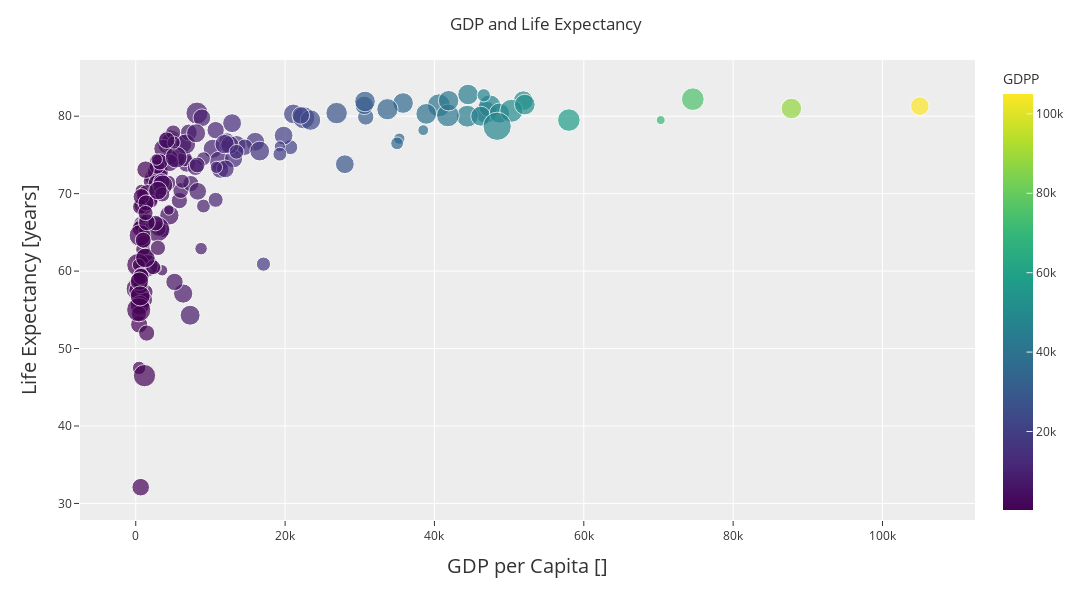

The cell this chart's notebook holds for it:
### Code cell
configure_plotly_collab()

fig = px.scatter(df_3D, x='GDPP', y='LIFE_EXPEC', hover_name='COUNTRY', size='HEALTH', color='GDPP', color_continuous_scale='Viridis')
# color_continuous_scale defines the color scale
fig.update_xaxes(title='GDP per Capita []', title_font=dict(size=20))
fig.update_yaxes(title='Life Expectancy [years]', title_font=dict(size=20))
# title_font defines the size of the title
fig.update_layout(title='GDP and Life Expectancy', width=1200, height=600, template='ggplot2')
# template change title text place and axes
fig.show()

### Figure 1 — Plotly figure (JSON) as saved in the notebook; plotly's stock layout.template omitted (floating-point values rounded to 4 significant figures; data arrays with more than 128 entries replaced by an {"elided": "..."} marker saying what was removed)
{"data": [{"hovertemplate": "<b>%{hovertext}</b><br><br>GDPP=%{marker.color}<br>LIFE_EXPEC=%{y}<br>HEALTH=%{marker.size}<extra></extra>", "hovertext": {"elided": "167 str values"}, "legendgroup": "", "marker": {"color": {"elided": "167 int values"}, "coloraxis": "coloraxis", "size": {"elided": "167 float values"}, "sizemode": "area", "sizeref": 0.04475, "symbol": "circle"}, "mode": "markers", "name": "", "orientation": "v", "showlegend": false, "x": {"elided": "167 int values"}, "xaxis": "x", "y": {"elided": "167 float values"}, "yaxis": "y", "type": "scatter"}], "layout": {"xaxis": {"anchor": "y", "domain": [0, 1], "title": {"text": "GDP per Capita []", "font": {"size": 20}}}, "yaxis": {"anchor": "x", "domain": [0, 1], "title": {"text": "Life Expectancy [years]", "font": {"size": 20}}}, "coloraxis": {"colorbar": {"title": {"text": "GDPP"}}, "colorscale": [[0, "#440154"], [0.1111, "#482878"], [0.2222, "#3e4989"], [0.3333, "#31688e"], [0.4444, "#26828e"], [0.5556, "#1f9e89"], [0.6667, "#35b779"], [0.7778, "#6ece58"], [0.8889, "#b5de2b"], [1, "#fde725"]]}, "legend": {"tracegroupgap": 0, "itemsizing": "constant"}, "margin": {"t": 60}, "title": {"text": "GDP and Life Expectancy"}, "width": 1200, "height": 600}}
